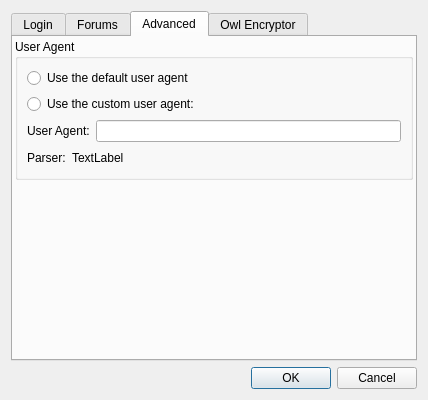
<?xml version="1.0" encoding="UTF-8"?>
<ui version="4.0">
 <class>EditBoardDlg</class>
 <widget class="QDialog" name="EditBoardDlg">
  <property name="geometry">
   <rect>
    <x>0</x>
    <y>0</y>
    <width>428</width>
    <height>400</height>
   </rect>
  </property>
  <property name="windowTitle">
   <string>New Board</string>
  </property>
  <layout class="QGridLayout" name="gridLayout">
   <item row="0" column="0">
    <layout class="QVBoxLayout" name="verticalLayout">
     <item>
      <widget class="QTabWidget" name="tabWidget">
       <property name="currentIndex">
        <number>2</number>
       </property>
       <widget class="QWidget" name="tab_3">
        <attribute name="title">
         <string>Login</string>
        </attribute>
        <layout class="QGridLayout" name="gridLayout_8">
         <item row="0" column="0">
          <layout class="QVBoxLayout" name="verticalLayout_9">
           <item>
            <layout class="QGridLayout" name="gridLayout_2">
             <item row="2" column="2">
              <widget class="QLineEdit" name="boardUrl"/>
             </item>
             <item row="1" column="0" colspan="2">
              <widget class="QLabel" name="label">
               <property name="text">
                <string>Board Name:</string>
               </property>
              </widget>
             </item>
             <item row="0" column="1">
              <widget class="QLabel" name="iconLbl">
               <property name="autoFillBackground">
                <bool>true</bool>
               </property>
               <property name="text">
                <string>TextLabel</string>
               </property>
              </widget>
             </item>
             <item row="2" column="0" colspan="2">
              <widget class="QLabel" name="label_2">
               <property name="text">
                <string>Board Url:</string>
               </property>
              </widget>
             </item>
             <item row="1" column="2">
              <widget class="QLineEdit" name="boardName"/>
             </item>
             <item row="0" column="0">
              <widget class="QLabel" name="label_10">
               <property name="text">
                <string>Icon:</string>
               </property>
              </widget>
             </item>
            </layout>
           </item>
           <item>
            <widget class="Line" name="line">
             <property name="orientation">
              <enum>Qt::Horizontal</enum>
             </property>
            </widget>
           </item>
           <item>
            <layout class="QGridLayout" name="gridLayout_7">
             <item row="0" column="0">
              <widget class="QLabel" name="label_4">
               <property name="text">
                <string>Login:</string>
               </property>
              </widget>
             </item>
             <item row="0" column="1">
              <widget class="QLineEdit" name="boardUsername"/>
             </item>
             <item row="1" column="1">
              <widget class="QLineEdit" name="boardPassword">
               <property name="echoMode">
                <enum>QLineEdit::Password</enum>
               </property>
              </widget>
             </item>
             <item row="1" column="0">
              <widget class="QLabel" name="label_3">
               <property name="text">
                <string>Password:</string>
               </property>
              </widget>
             </item>
             <item row="2" column="1">
              <widget class="QCheckBox" name="showPasswordCB">
               <property name="text">
                <string>Show Password</string>
               </property>
              </widget>
             </item>
            </layout>
           </item>
           <item>
            <widget class="Line" name="line_3">
             <property name="orientation">
              <enum>Qt::Horizontal</enum>
             </property>
            </widget>
           </item>
           <item>
            <layout class="QVBoxLayout" name="verticalLayout_8">
             <item>
              <widget class="QCheckBox" name="autoLoginCB">
               <property name="text">
                <string>Connect when Owl starts</string>
               </property>
              </widget>
             </item>
             <item>
              <widget class="QCheckBox" name="showImgsCB">
               <property name="text">
                <string>Show Images</string>
               </property>
              </widget>
             </item>
            </layout>
           </item>
           <item>
            <spacer name="verticalSpacer_5">
             <property name="orientation">
              <enum>Qt::Vertical</enum>
             </property>
             <property name="sizeHint" stdset="0">
              <size>
               <width>20</width>
               <height>40</height>
              </size>
             </property>
            </spacer>
           </item>
          </layout>
         </item>
        </layout>
       </widget>
       <widget class="QWidget" name="tab">
        <attribute name="title">
         <string>Forums</string>
        </attribute>
        <layout class="QGridLayout" name="gridLayout_5">
         <property name="leftMargin">
          <number>5</number>
         </property>
         <property name="topMargin">
          <number>5</number>
         </property>
         <property name="rightMargin">
          <number>5</number>
         </property>
         <property name="bottomMargin">
          <number>5</number>
         </property>
         <item row="0" column="0">
          <widget class="QGroupBox" name="groupBox">
           <property name="title">
            <string>Viewing Options</string>
           </property>
           <layout class="QGridLayout" name="gridLayout_6">
            <property name="leftMargin">
             <number>5</number>
            </property>
            <property name="topMargin">
             <number>5</number>
            </property>
            <property name="rightMargin">
             <number>5</number>
            </property>
            <property name="bottomMargin">
             <number>5</number>
            </property>
            <item row="0" column="0">
             <layout class="QVBoxLayout" name="verticalLayout_3">
              <item>
               <widget class="QCheckBox" name="enableAutoRefresh">
                <property name="text">
                 <string>Enable Auto Refresh</string>
                </property>
               </widget>
              </item>
              <item>
               <layout class="QHBoxLayout" name="horizontalLayout">
                <item>
                 <widget class="QLabel" name="label_9">
                  <property name="text">
                   <string>Refresh Rate (seconds):</string>
                  </property>
                 </widget>
                </item>
                <item>
                 <widget class="QLineEdit" name="refreshRateTB"/>
                </item>
                <item>
                 <spacer name="horizontalSpacer">
                  <property name="orientation">
                   <enum>Qt::Horizontal</enum>
                  </property>
                  <property name="sizeHint" stdset="0">
                   <size>
                    <width>225</width>
                    <height>20</height>
                   </size>
                  </property>
                 </spacer>
                </item>
               </layout>
              </item>
              <item>
               <widget class="Line" name="line_4">
                <property name="orientation">
                 <enum>Qt::Horizontal</enum>
                </property>
               </widget>
              </item>
              <item>
               <layout class="QHBoxLayout" name="horizontalLayout_6">
                <item>
                 <spacer name="horizontalSpacer_4">
                  <property name="orientation">
                   <enum>Qt::Horizontal</enum>
                  </property>
                  <property name="sizeHint" stdset="0">
                   <size>
                    <width>120</width>
                    <height>20</height>
                   </size>
                  </property>
                 </spacer>
                </item>
                <item>
                 <widget class="QLabel" name="label_11">
                  <property name="text">
                   <string>Threads Per Page:</string>
                  </property>
                 </widget>
                </item>
                <item>
                 <widget class="QLineEdit" name="threadsPPTB"/>
                </item>
                <item>
                 <spacer name="horizontalSpacer_2">
                  <property name="orientation">
                   <enum>Qt::Horizontal</enum>
                  </property>
                  <property name="sizeHint" stdset="0">
                   <size>
                    <width>225</width>
                    <height>20</height>
                   </size>
                  </property>
                 </spacer>
                </item>
               </layout>
              </item>
              <item>
               <layout class="QHBoxLayout" name="horizontalLayout_7">
                <item>
                 <spacer name="horizontalSpacer_5">
                  <property name="orientation">
                   <enum>Qt::Horizontal</enum>
                  </property>
                  <property name="sizeHint" stdset="0">
                   <size>
                    <width>137</width>
                    <height>20</height>
                   </size>
                  </property>
                 </spacer>
                </item>
                <item>
                 <widget class="QLabel" name="label_12">
                  <property name="text">
                   <string>Posts Per Page:</string>
                  </property>
                 </widget>
                </item>
                <item>
                 <widget class="QLineEdit" name="postsPPTB"/>
                </item>
                <item>
                 <spacer name="horizontalSpacer_3">
                  <property name="orientation">
                   <enum>Qt::Horizontal</enum>
                  </property>
                  <property name="sizeHint" stdset="0">
                   <size>
                    <width>225</width>
                    <height>20</height>
                   </size>
                  </property>
                 </spacer>
                </item>
               </layout>
              </item>
             </layout>
            </item>
           </layout>
          </widget>
         </item>
         <item row="1" column="0">
          <spacer name="verticalSpacer_4">
           <property name="orientation">
            <enum>Qt::Vertical</enum>
           </property>
           <property name="sizeHint" stdset="0">
            <size>
             <width>20</width>
             <height>40</height>
            </size>
           </property>
          </spacer>
         </item>
        </layout>
       </widget>
       <widget class="QWidget" name="tab_4">
        <attribute name="title">
         <string>Advanced</string>
        </attribute>
        <layout class="QGridLayout" name="gridLayout_3">
         <property name="leftMargin">
          <number>2</number>
         </property>
         <property name="topMargin">
          <number>2</number>
         </property>
         <property name="rightMargin">
          <number>2</number>
         </property>
         <property name="bottomMargin">
          <number>2</number>
         </property>
         <item row="0" column="0">
          <layout class="QVBoxLayout" name="verticalLayout_5">
           <item>
            <widget class="QGroupBox" name="groupBox_2">
             <property name="title">
              <string>User Agent</string>
             </property>
             <layout class="QVBoxLayout" name="verticalLayout_7">
              <item>
               <layout class="QVBoxLayout" name="verticalLayout_4">
                <item>
                 <widget class="QRadioButton" name="useDefaultUserAgent">
                  <property name="text">
                   <string>Use the default user agent</string>
                  </property>
                 </widget>
                </item>
                <item>
                 <widget class="QRadioButton" name="useCustomUserAgent">
                  <property name="enabled">
                   <bool>true</bool>
                  </property>
                  <property name="text">
                   <string>Use the custom user agent:</string>
                  </property>
                 </widget>
                </item>
                <item>
                 <layout class="QHBoxLayout" name="horizontalLayout_8">
                  <item>
                   <widget class="QLabel" name="label_13">
                    <property name="enabled">
                     <bool>true</bool>
                    </property>
                    <property name="text">
                     <string>User Agent:</string>
                    </property>
                    <property name="buddy">
                     <cstring>userAgentTB</cstring>
                    </property>
                   </widget>
                  </item>
                  <item>
                   <widget class="QLineEdit" name="userAgentTB">
                    <property name="enabled">
                     <bool>true</bool>
                    </property>
                    <property name="minimumSize">
                     <size>
                      <width>200</width>
                      <height>0</height>
                     </size>
                    </property>
                   </widget>
                  </item>
                 </layout>
                </item>
               </layout>
              </item>
              <item>
               <layout class="QHBoxLayout" name="horizontalLayout_9">
                <item>
                 <widget class="QLabel" name="label_14">
                  <property name="text">
                   <string>Parser:</string>
                  </property>
                 </widget>
                </item>
                <item>
                 <widget class="QLabel" name="parserLbl">
                  <property name="text">
                   <string>TextLabel</string>
                  </property>
                 </widget>
                </item>
                <item>
                 <spacer name="horizontalSpacer_7">
                  <property name="orientation">
                   <enum>Qt::Horizontal</enum>
                  </property>
                  <property name="sizeHint" stdset="0">
                   <size>
                    <width>40</width>
                    <height>20</height>
                   </size>
                  </property>
                 </spacer>
                </item>
               </layout>
              </item>
             </layout>
            </widget>
           </item>
          </layout>
         </item>
         <item row="1" column="0">
          <spacer name="verticalSpacer_3">
           <property name="orientation">
            <enum>Qt::Vertical</enum>
           </property>
           <property name="sizeHint" stdset="0">
            <size>
             <width>20</width>
             <height>40</height>
            </size>
           </property>
          </spacer>
         </item>
        </layout>
       </widget>
       <widget class="QWidget" name="hiddenTab">
        <attribute name="title">
         <string>Owl Encryptor</string>
        </attribute>
        <layout class="QGridLayout" name="gridLayout_4">
         <item row="0" column="0">
          <layout class="QVBoxLayout" name="verticalLayout_6">
           <item>
            <layout class="QVBoxLayout" name="verticalLayout_2">
             <item>
              <widget class="QLabel" name="label_6">
               <property name="text">
                <string>&lt;html&gt;&lt;head/&gt;&lt;body&gt;&lt;p&gt;The Owl Encryptor allows you to view message boards through Owl with privacy. The Encryption Key and Encyrption Seed below are supplied by the message board administrator. &lt;/p&gt;&lt;p&gt;&lt;a href=&quot;http://wiki.owlclient.com/index.php?title=Administrators&quot;&gt;&lt;span style=&quot; text-decoration: underline; color:#0000ff;&quot;&gt;Learn more about the Owl Encryptor&lt;/span&gt;&lt;/a&gt;&lt;/p&gt;&lt;/body&gt;&lt;/html&gt;</string>
               </property>
               <property name="wordWrap">
                <bool>true</bool>
               </property>
               <property name="openExternalLinks">
                <bool>true</bool>
               </property>
               <property name="textInteractionFlags">
                <set>Qt::LinksAccessibleByKeyboard|Qt::LinksAccessibleByMouse</set>
               </property>
              </widget>
             </item>
             <item>
              <widget class="Line" name="line_2">
               <property name="orientation">
                <enum>Qt::Horizontal</enum>
               </property>
              </widget>
             </item>
             <item>
              <widget class="QCheckBox" name="useEncryptionCB">
               <property name="text">
                <string>Use Encryption</string>
               </property>
              </widget>
             </item>
             <item>
              <layout class="QHBoxLayout" name="horizontalLayout_4">
               <item>
                <widget class="QLabel" name="label_8">
                 <property name="minimumSize">
                  <size>
                   <width>100</width>
                   <height>0</height>
                  </size>
                 </property>
                 <property name="maximumSize">
                  <size>
                   <width>100</width>
                   <height>16777215</height>
                  </size>
                 </property>
                 <property name="text">
                  <string>Encryption Key:</string>
                 </property>
                </widget>
               </item>
               <item>
                <widget class="QLineEdit" name="encryptionKey"/>
               </item>
              </layout>
             </item>
             <item>
              <layout class="QHBoxLayout" name="horizontalLayout_5">
               <item>
                <widget class="QLabel" name="label_7">
                 <property name="minimumSize">
                  <size>
                   <width>100</width>
                   <height>0</height>
                  </size>
                 </property>
                 <property name="maximumSize">
                  <size>
                   <width>16777215</width>
                   <height>100</height>
                  </size>
                 </property>
                 <property name="text">
                  <string>Encryption Seed:</string>
                 </property>
                </widget>
               </item>
               <item>
                <widget class="QLineEdit" name="encryptionSeed"/>
               </item>
              </layout>
             </item>
            </layout>
           </item>
           <item>
            <spacer name="verticalSpacer_2">
             <property name="orientation">
              <enum>Qt::Vertical</enum>
             </property>
             <property name="sizeType">
              <enum>QSizePolicy::Fixed</enum>
             </property>
             <property name="sizeHint" stdset="0">
              <size>
               <width>20</width>
               <height>10</height>
              </size>
             </property>
            </spacer>
           </item>
           <item>
            <layout class="QHBoxLayout" name="horizontalLayout_2">
             <item>
              <widget class="QPushButton" name="autoConfigBtn">
               <property name="text">
                <string>Auto Configure</string>
               </property>
              </widget>
             </item>
             <item>
              <spacer name="horizontalSpacer_6">
               <property name="orientation">
                <enum>Qt::Horizontal</enum>
               </property>
               <property name="sizeHint" stdset="0">
                <size>
                 <width>40</width>
                 <height>20</height>
                </size>
               </property>
              </spacer>
             </item>
            </layout>
           </item>
           <item>
            <widget class="QLabel" name="configStatusLbl">
             <property name="text">
              <string/>
             </property>
             <property name="alignment">
              <set>Qt::AlignLeading|Qt::AlignLeft|Qt::AlignTop</set>
             </property>
             <property name="wordWrap">
              <bool>true</bool>
             </property>
            </widget>
           </item>
           <item>
            <spacer name="verticalSpacer">
             <property name="orientation">
              <enum>Qt::Vertical</enum>
             </property>
             <property name="sizeHint" stdset="0">
              <size>
               <width>20</width>
               <height>40</height>
              </size>
             </property>
            </spacer>
           </item>
          </layout>
         </item>
        </layout>
       </widget>
      </widget>
     </item>
    </layout>
   </item>
   <item row="1" column="0">
    <widget class="QDialogButtonBox" name="buttonBox">
     <property name="orientation">
      <enum>Qt::Horizontal</enum>
     </property>
     <property name="standardButtons">
      <set>QDialogButtonBox::Cancel|QDialogButtonBox::Ok</set>
     </property>
    </widget>
   </item>
  </layout>
 </widget>
 <tabstops>
  <tabstop>boardName</tabstop>
  <tabstop>boardUrl</tabstop>
  <tabstop>boardUsername</tabstop>
  <tabstop>boardPassword</tabstop>
  <tabstop>showPasswordCB</tabstop>
  <tabstop>autoLoginCB</tabstop>
  <tabstop>showImgsCB</tabstop>
  <tabstop>buttonBox</tabstop>
 </tabstops>
 <resources/>
 <connections>
  <connection>
   <sender>buttonBox</sender>
   <signal>accepted()</signal>
   <receiver>EditBoardDlg</receiver>
   <slot>accept()</slot>
   <hints>
    <hint type="sourcelabel">
     <x>248</x>
     <y>254</y>
    </hint>
    <hint type="destinationlabel">
     <x>157</x>
     <y>274</y>
    </hint>
   </hints>
  </connection>
  <connection>
   <sender>buttonBox</sender>
   <signal>rejected()</signal>
   <receiver>EditBoardDlg</receiver>
   <slot>reject()</slot>
   <hints>
    <hint type="sourcelabel">
     <x>316</x>
     <y>260</y>
    </hint>
    <hint type="destinationlabel">
     <x>286</x>
     <y>274</y>
    </hint>
   </hints>
  </connection>
  <connection>
   <sender>boardName</sender>
   <signal>textChanged(QString)</signal>
   <receiver>EditBoardDlg</receiver>
   <slot>onBoardNameChanged(QString)</slot>
   <hints>
    <hint type="sourcelabel">
     <x>174</x>
     <y>46</y>
    </hint>
    <hint type="destinationlabel">
     <x>21</x>
     <y>238</y>
    </hint>
   </hints>
  </connection>
 </connections>
 <slots>
  <slot>onBoardNameChanged(QString)</slot>
 </slots>
</ui>
